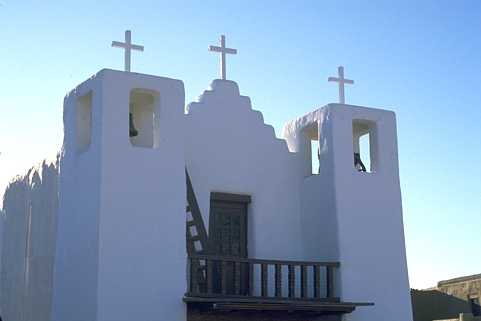
#> input picture Lab6-Superpixels/Lab5Images/24063.jpg, 481 x 321 px
$ python demo.py
#> lines starting #> are read from the running program, lines starting #| are printed output that depends on the picture
#> further down, im is the input picture: shape (321, 481, 3); mean B, G, R 188.3, 161.1, 136.3
### Lab6-Superpixels/segmentByClustering.py
import cv2 as cv
import numpy as np
from sklearn import mixture
from sklearn import cluster


#featureSpace : 'rgb', 'lab', 'hsv', 'rgb+xy', 'lab+xy' or 'hsv+xy'
#clusteringMethod: 'k-means', 'gmm', 'hierarchical' or 'watershed'
#numberOfClusters: integer > 2

def segmentByClustering(rgbImage, featureSpace, clusteringMethod, numberOfClusters):
#> called with featureSpace = 'rgb', clusteringMethod = 'hierarchical', numberOfClusters = 3
    num_rows, num_cols = rgbImage.shape[:2]
#> num_rows = 321; num_cols = 481
    x_indices = np.arange(num_rows) # [0, 1, 2, ..., num_rows]
#> x_indices = 321 values from 0 to 320
    y_indices = np.arange(num_cols) # [0, 1, 2, ..., num_cols]
#> y_indices = 481 values from 0 to 480
    x_pos = np.tile(x_indices, (num_cols, 1)).transpose()  # [[0, 0, ...,, 0], [1, 1, ..., 1], ...]]
    y_pos = np.tile(y_indices, (num_rows, 1))  # [[0, 1, ...,, num_cols], [0, 1, ..., num_cols], ...]]

    #Convert image to according feature space
    if featureSpace == 'lab':
        im = cv.cvtColor(rgbImage, cv.COLOR_BGR2Lab)
        num_channels = 3
    elif featureSpace == 'hsv':
        im = cv.cvtColor(rgbImage, cv.COLOR_BGR2HSV)
        num_channels = 3
    elif featureSpace == 'rgb+xy':
        im = np.dstack((rgbImage, x_pos, y_pos))
        num_channels = 5
    elif featureSpace == 'lab+xy':
        im = np.dstack(((cv.cvtColor(rgbImage, cv.COLOR_BGR2Lab)), x_pos, y_pos))
        num_channels = 5
    elif featureSpace == 'hsv+xy':
        im = np.dstack(((cv.cvtColor(rgbImage, cv.COLOR_BGR2HSV)), x_pos, y_pos))
        num_channels = 5
    elif featureSpace == 'rgb':
        im = rgbImage
        num_channels = 3

    #Normalize image
    im_color = cv.normalize(im[:, :, :3].astype('double'), None, 0.0, 1, cv.NORM_MINMAX)
    if num_channels == 5:
        im_xy = cv.normalize(im[:, :, 3:].astype('double'), None, 0.0, 1, cv.NORM_MINMAX)
        im = np.dstack((im_color, im_xy))
    else:
        im = im_color

    #Clustering
    if clusteringMethod == 'k-means':
        im = im.reshape((-1, num_channels))
        im = np.float32(im) #cv.kmeans uses float32
        criteria = (cv.TERM_CRITERIA_EPS + cv.TERM_CRITERIA_MAX_ITER, 10, 1.0)
        ret, segmentation, centers = cv.kmeans(im, numberOfClusters, None, criteria, 10, cv.KMEANS_RANDOM_CENTERS)

    elif clusteringMethod == 'gmm':
        im = im.reshape((-1, num_channels))
        gm_model = mixture.GMM(numberOfClusters, covariance_type='full')
        gm_model.fit(im) #Train model
        segmentation = gm_model.predict(im) #array[(m x n), 1]


    elif clusteringMethod == 'hierarchical':
        # Resize image
        resize_factor = 0.2
        im = cv.resize(im, (0,0), fx=resize_factor, fy=resize_factor)
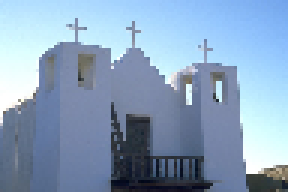
#> im: shape (64, 96, 3) float64 (shown 3 times larger); mean B, G, R 0.739, 0.632, 0.535
        num_rows, num_cols = im.shape[:2]
#> num_rows = 64; num_cols = 96

        im = im.reshape((-1, num_channels))
#> (the run stopped early here; a loop or call above may not have finished)

$ run again, with Lab6-Superpixels/Lab5Images/25098.jpg copied over Lab6-Superpixels/Lab5Images/24063.jpg
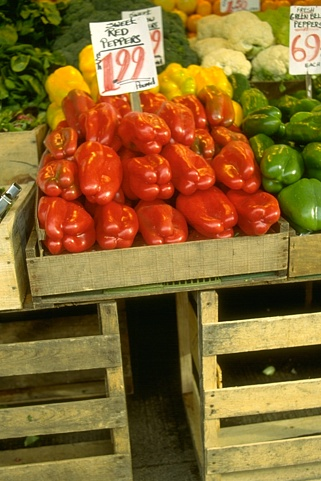
#> input picture Lab6-Superpixels/Lab5Images/25098.jpg, 321 x 481 px
#> im is the input picture: shape (481, 321, 3); mean B, G, R 46.9, 103.2, 136.7
#> in segmentByClustering, `im = cv.resize(im, (0,0), fx=resize_factor, fy=resize_factor)`:
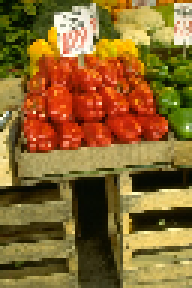
#> im: shape (96, 64, 3) float64 (shown 3 times larger); mean B, G, R 0.184, 0.405, 0.537

$ run again, with Lab6-Superpixels/Lab5Images/26031.jpg copied over Lab6-Superpixels/Lab5Images/24063.jpg
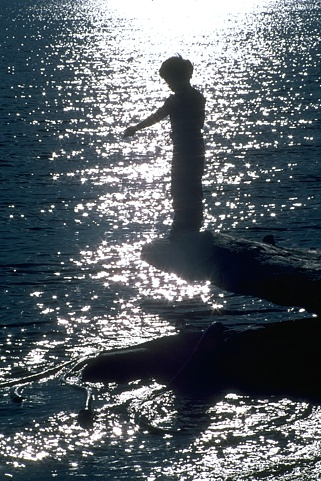
#> input picture Lab6-Superpixels/Lab5Images/26031.jpg, 321 x 481 px
#> im is the input picture: shape (481, 321, 3); mean B, G, R 105.1, 98.6, 91
#> in segmentByClustering, `im = cv.resize(im, (0,0), fx=resize_factor, fy=resize_factor)`:
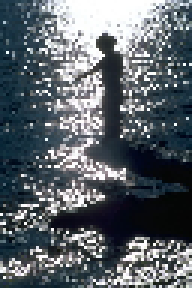
#> im: shape (96, 64, 3) float64 (shown 3 times larger); mean B, G, R 0.414, 0.389, 0.358

$ run again, with Lab6-Superpixels/Lab5Images/27059.jpg copied over Lab6-Superpixels/Lab5Images/24063.jpg
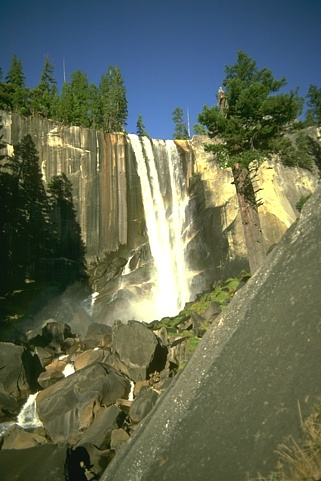
#> input picture Lab6-Superpixels/Lab5Images/27059.jpg, 321 x 481 px
#> im is the input picture: shape (481, 321, 3); mean B, G, R 85.3, 105.5, 97.5
#> in segmentByClustering, `im = cv.resize(im, (0,0), fx=resize_factor, fy=resize_factor)`:
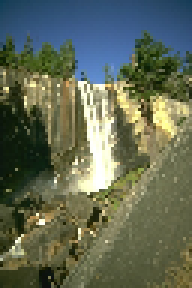
#> im: shape (96, 64, 3) float64 (shown 3 times larger); mean B, G, R 0.336, 0.415, 0.383
